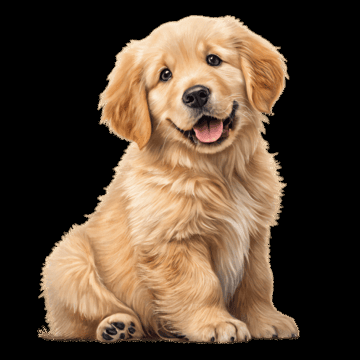
#> input picture img3.png, 360 x 360 px
$ python -i cartoonify_utils.py   (imports and definitions only)
#> lines starting #> are read from the running program, lines starting #| are printed output that depends on the picture; after the words box and inside, x2 and y2 are one past the last pixel; in counts of white or black regions, pixels touching at a corner belong together
#> further down, picture is the input picture: shape (360, 360, 3); mean B, G, R 52.3, 69.8, 88.9
# cartoonify_utils.py

import cv2
import numpy as np

def cartoonify_image(image):
    # Convert image to RGB (OpenCV uses BGR)
    img_rgb = cv2.cvtColor(image, cv2.COLOR_BGR2RGB)

    # Convert to grayscale
    gray = cv2.cvtColor(img_rgb, cv2.COLOR_RGB2GRAY)
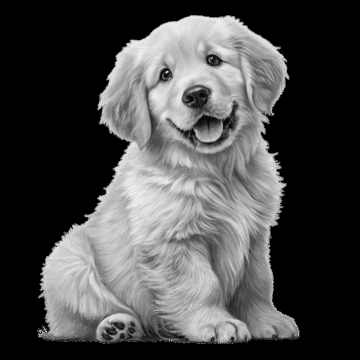
#> gray: shape (360, 360); min 0, max 237, mean 73.5

    # Apply median blur
    smooth = cv2.medianBlur(gray, 5)
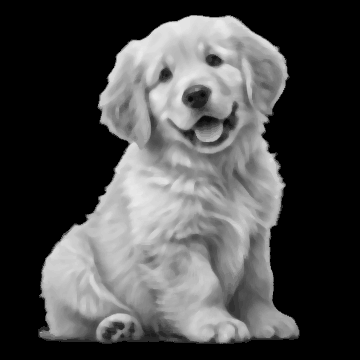
#> smooth: shape (360, 360); min 0, max 237, mean 73.5

    # Detect edges using adaptive threshold
    edges = cv2.adaptiveThreshold(smooth, 255,
                                  cv2.ADAPTIVE_THRESH_MEAN_C,
                                  cv2.THRESH_BINARY, 9, 9)
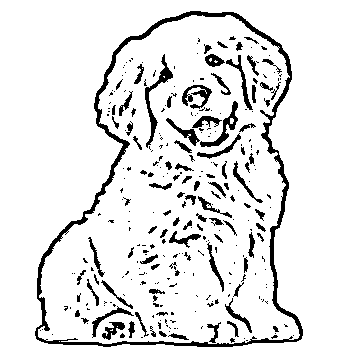
#> edges: shape (360, 360); 90.3% white; 297 black regions (201 under 20 px), largest, box (x1, y1, x2, y2) and area: (35, 11, 303, 347) 4531, (145, 54, 173, 148) 483, (200, 101, 238, 147) 375

    # Apply bilateral filter for cartoon effect
    color = cv2.bilateralFilter(img_rgb, 9, 300, 300)
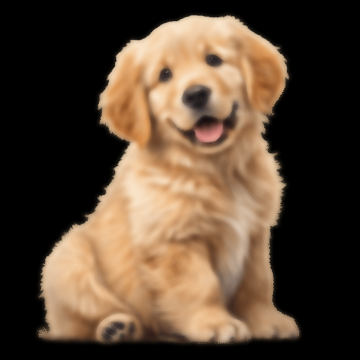
#> color: shape (360, 360, 3); mean R, G, B 88.9, 69.8, 52.3

    # Combine edges with color image
    cartoon = cv2.bitwise_and(color, color, mask=edges)
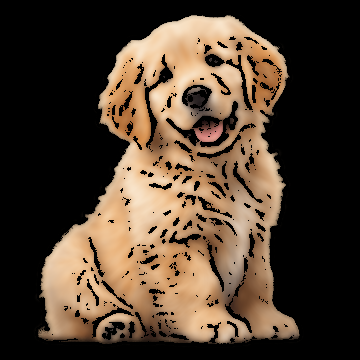
#> cartoon: shape (360, 360, 3); mean R, G, B 78.7, 62.2, 46.9

    return cartoon

>>> import cv2
>>> picture = cv2.imread('img3.png')
>>> result = cartoonify_image(picture)
